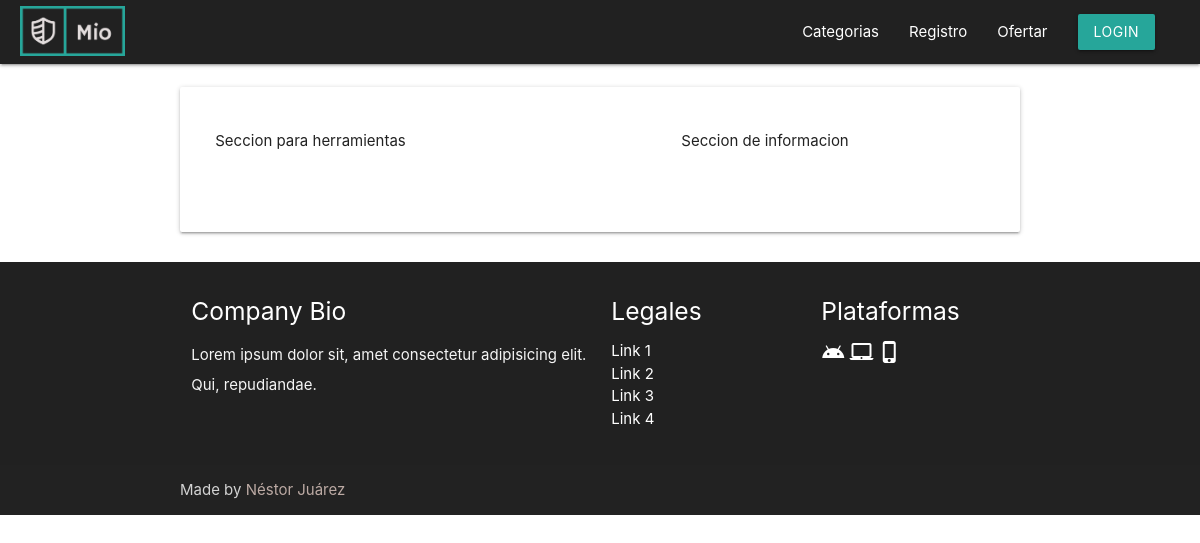
The page /perfil/ on the database as committed earlier.
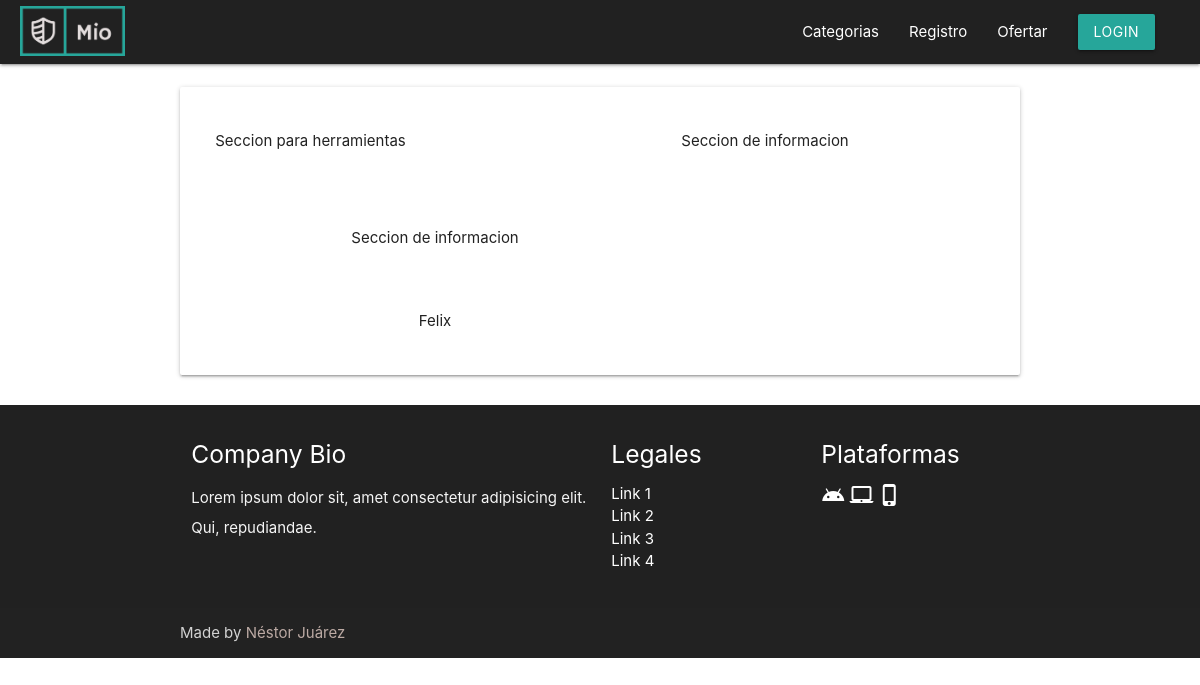
The same page on the database as committed later.
### subastas_app/models.py (models this page shows, shortened)
class User(AbstractUser):
    first_name = models.CharField(max_length=150, null=False, blank=False, unique=False)
    last_name = models.CharField(max_length=150, unique=False)
    GENERO = [
    ("H", "Hombre"),
    ("M", "Mujer"),
    ("O", "Otro"),
    ]
    genere = models.CharField(max_length=1, choices=GENERO)
    date_birth = models.DateField(null=True, blank=True)
    username = models.CharField(unique=True, max_length=20, null=False, blank=False)
    password = models.CharField(max_length=12, null=False, blank=False)
    email = models.EmailField(unique=True, null = False, blank=False)
    image = models.ImageField(upload_to='user_images', null=True, blank=True, default='./user_images/anonimo.svg')
    is_staff = models.BooleanField(default=False, blank=False, null=False)
    is_superuser = models.BooleanField(default=False, blank=False, null=False)
    is_active = models.BooleanField(default=True)

### subastas_app/views.py (the view)
# urls.py: path("perfil/", views.perfil_usuario, name="perfil"),                                                            #Pagina que mesutra la informacion del perfil
def perfil_usuario(request):
    info_user = User.objects.all()
    return render(request, "./subastas_app/user_profile.html",{
        'user_info': info_user
    })

### subastas_app/templates/subastas_app/user_profile.html (shortened to what this page needs)
{% extends 'subastas_app/index.html' %}
    {% block content %}
    <div class="section container">
        <div class="row card-panel">
            <div class="col l5">
                <p>Seccion para herramientas</p>
            </div>
            {% for item  in user_info %}
            <div class="col l7 center-align">
                <p>Seccion de informacion</p>
                <p>{{ item.first_name }}</p>
            </div>
            {% endfor %}
        </div>
    </div>
    {% endblock %}

Rows that differ between the two databases and show on the page:
added User: first_name "Felix"
